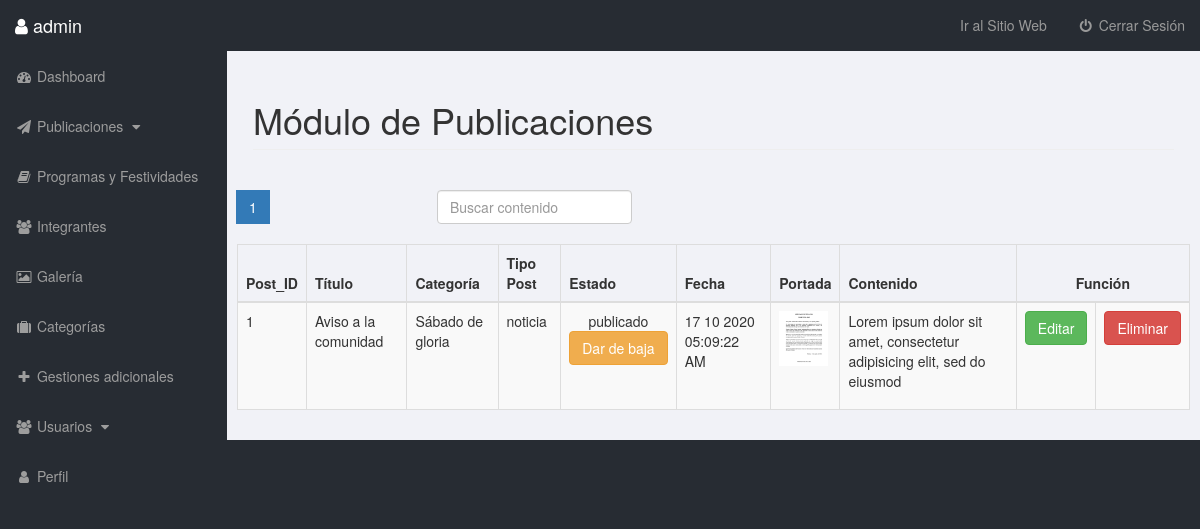
/admin/posts.php?pagina=1 (signed in), run on the app's committed database.
### tables this page shows
CREATE TABLE `posts` (
  `post_id` int(11) NOT NULL,
  `post_title` varchar(250) NOT NULL,
  `post_category` varchar(250) NOT NULL,
  `post_category_id` int(11) NOT NULL,
  `type_post` varchar(250) NOT NULL,
  `post_content` text NOT NULL,
  `post_date` varchar(250) NOT NULL,
  `post_image` varchar(250) NOT NULL,
  `post_status` varchar(250) NOT NULL
);

### admin/includes/view_post.php (the view, shortened to what this page needs)
<?php include_once 'functions.php';
  $quer = mysqli_query($conexion,"SELECT * FROM posts");
  $posts=10;
  $paginas = mysqli_num_rows($quer);
  $total = $paginas/$posts;
  $total = ceil($total);
?>
    <nav aria-label="Page navigation example">
        <ul class="pagination justify-content-center">
            <?php for ($i=0; $i<$total; $i++): ?>
                <li class="page-item <?php echo $_GET['pagina']==$i+1 ? 'active':''?>"><a class="page-link" href="posts.php?pagina=<?php echo $i+1;?>"><?php echo $i+1;?></a>
                </li>
            <?php endfor?>
            <form class="form-inline my-2 my-lg-5" method="post" style="padding-left: 20rem; padding-right:10px;">
                <input class="form-control mr-sm-2" type="text" placeholder="Buscar contenido" id="searc" name="searc" aria-label="Search">
            </form>
        </ul>
    </nav>
    <?php
        $iniciar = (($_GET['pagina'])-1)*$posts;
        $sql_posts = mysqli_query($conexion,"SELECT * FROM posts ORDER BY post_id DESC LIMIT $iniciar,$posts");
    ?>
        <div class="table-responsive">
            <table class="table table-bordered table-striped table-hover" id="tab">
                <thead>
                    <th>Post_ID</th>
                    <th>Título</th>
                    <th>Categoría</th>
                    <th>Tipo Post</th>
                    <th>Estado</th>
                    <th>Fecha</th>
                    <th>Portada</th>
                    <th>Contenido</th>
                    <th colspan="3" class="text-center">Función</th>
                </thead>
                <tbody>
                    <?php
                    foreach($sql_posts as $fila):
                        $post_id=$fila['post_id'];
                        $post_title=$fila['post_title'];
                        $category=$fila['post_category'];
                        $type=$fila['type_post'];
                        $status=$fila['post_status'];
                        $post_image=$fila['post_image'];
                        $content=substr($fila['post_content'], 0, 75);
                        $date=$fila['post_date'];
                        echo "<tr>";
                        echo "<td>{$post_id}</td>";
                        if (empty($post_title)) {
                            echo "<td class='alert alert-warning'>Sin Título</td>";
                        }else{
                            echo "<td>{$post_title}</td>";
                        }
                        echo "<td>{$category}</td>";
                        echo "<td>{$type}</td>";
                        if ($status=='borrador') {
                            echo "<td class='text-center'>{$status}". "<br>";
                            echo "<a href='posts.php?publish_post=$post_id'><input type='submit' class='btn btn-primary' value='Publicar'></a></td>";
                        }else{
                            echo "<td class='text-center'>{$status}" ."<br>";
                            echo "<a href='posts.php?nopublish_post=$post_id'><input type='submit' class='btn btn-warning' value='Dar de baja'></a></td>";
                        }
                        echo "<td>{$date}</td>";
                        if ($post_image=='../images/') {
                            echo "<td class='alert alert-warning'>Sin Imagen</td>";
                        }else{
                        echo "<td><img src='images/{$post_image}' class='rounded mx-auto d-block' width='50px'></td>";
                        }
                        if (empty($content)) {
                            echo "<td class='alert alert-warning'>Sin Contenido</td>";
                        }else{
                            echo "<td>{$content}</td>";
                        }
                        echo "<td><a href='posts.php?source=edit&edit_post=$post_id'><input type='submit' class='btn btn-success' style='margin: auto;' value='Editar'></a></td>";
                        echo "<td><a href='posts.php?delete_post=$post_id'><input type='submit' class='btn btn-danger' style='margin:auto;' value='Eliminar'></a></td>";
                        echo "</tr>";
                    endforeach
                    ?>
                </tbody>
            </table>
        </div>

### admin/includes/header.php (shortened to what this page needs)
<?php ob_start();
 include "db.php";
    (isset($_SESSION['userLogged'])) ? $user = $_SESSION['userLogged'] : header("location: ../cms-admin.php");
        $sql = "SELECT * FROM usuario WHERE user = '$user'";
        $result = mysqli_query($conexion,$sql);
        $row = mysqli_fetch_array($result);
        $rol = $row['role'];
?>
<!DOCTYPE html>
<html lang="es">
<head>
    <link href="css/bootstrap.min.css" rel="stylesheet">
    <link href="css/sb-admin.css" rel="stylesheet">
    <link href="font-awesome/css/font-awesome.min.css" rel="stylesheet" type="text/css">
 <link rel="stylesheet" href="https://cdnjs.cloudflare.com/ajax/libs/baguettebox.js/1.8.1/baguetteBox.min.css">
<body>

### admin/posts.php (shortened to what this page needs)
<?php include 'includes/header.php';
 	  include 'includes/functions.php';
?>
<div id="wrapper">
	<?php include 'includes/navigation.php'; ?>
	<div id="page-wrapper">
		<div class="container">
			<div class="row">
					<h1 class="page-header">
					Módulo de Publicaciones
					</h1>
			</div>
		</div>
			<?php
				if(isset($_GET['source'])){
					$source = $_GET['source'];
					switch ($source) {
						case 'add_new':
							include "includes/add_post.php";
							break;
						case 'edit':
							include "includes/edit_post.php";
							break;
						default:
							include "includes/view_post.php";
							break;
					}
				}else{
					include "includes/view_post.php";
				}
			?>
			</div>
		</div>
</body>
</html>

### admin/includes/navigation.php (shortened to what this page needs)
<nav class="navbar navbar-inverse navbar-fixed-top" role="navigation">
           <div class="navbar-header">
               <spam class="navbar-brand"><i class="fa fa-user"></i> <?php echo $user; ?></spam>
           </div>
           <ul class="nav navbar-right top-nav">
                 <li><a href="../index.php">Ir al Sitio Web</a></li>
               <li>
               <li>
                   <a href="index.php?logout"><i class="fa fa-fw fa-power-off"></i> Cerrar Sesión</a>
               </li>
           </ul>
           <div class="collapse navbar-collapse navbar-ex1-collapse">
               <ul class="nav navbar-nav side-nav">
                   <li>
                       <a href="index.php"><i class="fa fa-fw fa-dashboard "></i> Dashboard</a>
                   </li>
                   <li>
                       <a href="javascript:;" data-toggle="collapse" data-target="#post"><i class="fa fa-fw fa-send"></i> Publicaciones <i class="fa fa-fw fa-caret-down"></i></a>
                   </li>
                   <li>
                       <a href="programas.php"><i class="fa fa-fw fa-book"></i> Programas y Festividades</a>
                   </li>
                   <li>
                       <a href="integrantes.php"><i class="fa fa-fw fa-users"></i> Integrantes</a>
                   </li>
                   <li>
                       <a href="galery.php"><i class="fa fa-fw fa-photo"></i> Galería</a>
                   </li>
                   <li>
                       <a href="categories.php"><i class="fa fa-fw fa-suitcase"></i> Categorías</a>
                   </li>
                   <li>
                       <a href="adicionales.php"><i class="fa fa-fw fa-plus"></i> Gestiones adicionales</a>
                   </li>
                       <?php
                       if ($rol=='admin') {
                       ?>
                       <li>
                           <a href="javascript:;" data-toggle="collapse" data-target="#users"><i class="fa fa-fw fa-users"></i> Usuarios <i class="fa fa-fw fa-caret-down"></i></a>
                       <?php
                           }
                       ?>
                   </li>
                   <li>
                       <a href="profile.php"><i class="fa fa-fw fa-user"></i> Perfil</a>
                   </li>
               </ul>
           </div>
       </nav>

### admin/css/sb-admin.css (style rules this page uses)
body { margin-top: 100px; background-color: #272c33; }
@media (min-width:768px) { body { margin-top: 50px; } }
#wrapper { padding-left: 0; }
#page-wrapper { width: 100%; padding: 0; background-color: #f1f2f7; }
@media (min-width:768px) { #wrapper { padding-left: 227px; } }
@media (min-width:768px) { #page-wrapper { padding: 10px; } }
.top-nav { padding: 0 15px; border: none; }
.top-nav>li { display: inline-block; float: left; }
.top-nav>li>a { padding-top: 15px; padding-bottom: 15px; line-height: 20px; color: #999; }
@media (min-width:768px) { .side-nav { position: fixed; top: 51px; left: 225px; width: 225px; margin-left: -225px; border: none; border-radius: 0; overflow-y: auto; background-color: #272c33; } }
@media (min-width:768px) { .side-nav>li>a { width: 225px; } }

### data on the page
posts: post_id "1", post_title "Aviso a la comunidad", post_category "Sábado de gloria", type_post "noticia", post_status "publicado", post_date "17 10 2020 05:09:22 AM", post_image (picture), post_content "Lorem ipsum dolor sit amet, consectetur adipisicing elit, sed do eiusmod"

### other printed values
$user "admin"
